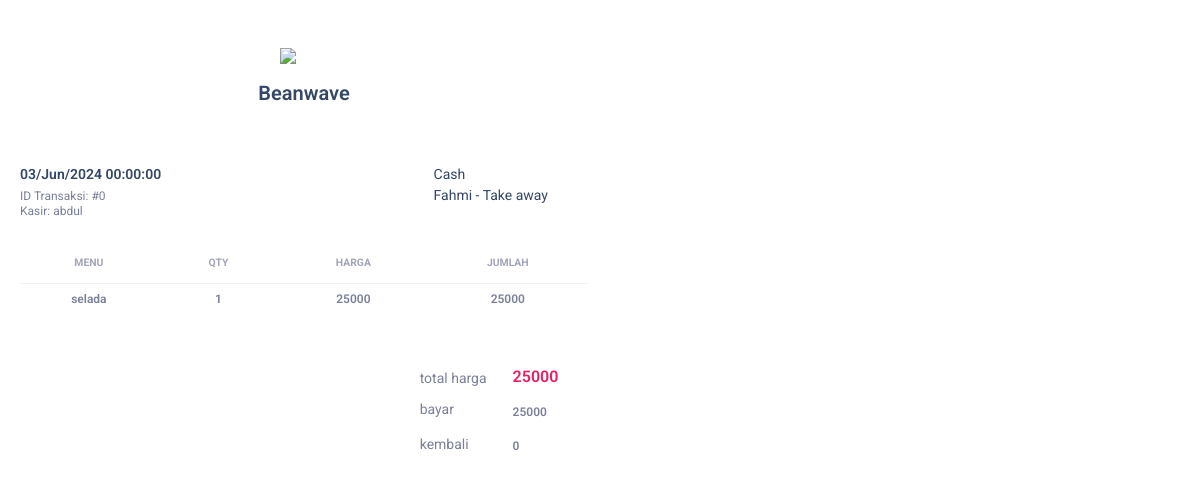
Screenshot of /owner/detail_bill.php?id=0 (signed in) with the database file from the repository.
### tables this page shows
CREATE TABLE `order_header` (
  `waktu` date NOT NULL,
  `id_order_header` int(11) NOT NULL,
  `id_metode_pembayaran` varchar(30) NOT NULL,
  `kasir` int(11) NOT NULL,
  `total_harga` int(11) NOT NULL,
  `bayar` int(11) NOT NULL,
  `nama_customer` varchar(30) NOT NULL,
  `jenis_order` varchar(30) NOT NULL
);

CREATE TABLE `user` (
  `username` varchar(30) NOT NULL,
  `nama_user` varchar(30) NOT NULL,
  `password` varchar(30) NOT NULL,
  `id_role` int(1) NOT NULL
);

CREATE TABLE `metode_pembayaran` (
  `id_metode_pembayaran` int(3) NOT NULL,
  `nama_metode_pembayaran` varchar(20) NOT NULL,
  `keterangan_metode_pembayaran` varchar(50) NOT NULL
);

CREATE TABLE `order_detail` (
  `id_order_header` varchar(20) NOT NULL,
  `id_menu` varchar(15) NOT NULL,
  `qty` tinyint(1) NOT NULL
);

CREATE TABLE `menu` (
  `id_menu` int(3) NOT NULL,
  `nama_menu` varchar(30) NOT NULL,
  `kategori` varchar(30) NOT NULL,
  `harga` int(5) NOT NULL,
  `status_menu` varchar(20) NOT NULL,
  `foto` varchar(30) NOT NULL
);

### koneksi.php (called while the page is built, shortened)
<?php
    $base_url = "http://localhost/mimifarm/";
?>

### owner/detail_bill.php (the view, shortened to what this page needs)
<?php
include("../koneksi.php");
include('header.php');
$getId = $_GET['id'];
$queryHeader = "SELECT order_header.*, metode_pembayaran.*, user.*
FROM order_header
LEFT JOIN metode_pembayaran ON metode_pembayaran.id_metode_pembayaran = order_header.id_metode_pembayaran
LEFT JOIN user ON order_header.kasir = user.username
WHERE id_order_header = '$getId'";
$resultHeader = mysqli_query($conn, $queryHeader);
?>
<?php
$orderHeader = mysqli_fetch_assoc($resultHeader);
$queryDetail = "SELECT order_detail.*, menu.*
FROM order_detail
LEFT JOIN menu ON menu.id_menu = order_detail.id_menu
WHERE id_order_header = '$getId'";
$resultDetail = mysqli_query($conn, $queryDetail);
$orders = array();
while ($row = mysqli_fetch_array($resultDetail)) {
    $orders[] = $row;
}
?>
<body>
    <main class="main-content position-relative max-height-vh-100 h-100 border-radius-lg p-2">
        <div class="container-fluid py-4">
            <div class="row">
                <div class="col-6">
                    <div class="text-center mb-5">
                        <div class="avatar">
                            <img src="<?= $base_url; ?>assets/img/logo_black.png">
                        </div>
                        <h5 class="mb-0">Beanwave</h5>
                    </div>
                    <ul class="list-group">
                        <li class="list-group-item border-0 d-flex justify-content-between ps-0 mb-2 border-radius-lg">
                            <div class="d-flex flex-column">
                                <h6 class="mb-1 text-dark font-weight-bold text-sm"><?= date("d/M/Y H:i:s", strtotime($orderHeader['waktu'])) ?></h6>
                                <span class="text-xs">ID Transaksi: #<?= $orderHeader['id_order_header'] ?></span>
                                <span class="text-xs">Kasir: <?= $orderHeader['nama_user'] ?></span>
                            </div>
                            <div class="d-flex flex-column text-sm me-4">
                                <span class="text-dark text-sm mb-0 px-0"><?= $orderHeader['nama_metode_pembayaran'] ?></span>
                                <span class="text-dark text-sm mb-0 px-0"><?= $orderHeader['nama_customer'] ?> - <?= $orderHeader['jenis_order'] ?></span>
                            </div>
                        </li>
                    </ul>
                    <div class="p-0 mt-2">
                        <table class="table align-items-center mb-0">
                            <thead>
                                <tr>
                                    <th class="text-center text-uppercase text-secondary text-xxs font-weight-bolder opacity-7">Menu</th>
                                    <th class="text-center text-uppercase text-secondary text-xxs font-weight-bolder opacity-7">Qty</th>
                                    <th class="text-center text-uppercase text-secondary text-xxs font-weight-bolder opacity-7">Harga</th>
                                    <th class="text-center text-uppercase text-secondary text-xxs font-weight-bolder opacity-7">Jumlah</th>
                                </tr>
                            </thead>
                            <tbody>
                                <?php
                                foreach ($orders as $order) {
                                ?>
                                    <tr>
                                        <td class="align-middle text-center text-sm">
                                            <p class="text-xs font-weight-bold mb-0"><?= $order['nama_menu'] ?></p>
                                        </td>
                                        <td class="align-middle text-center text-sm">
                                            <p class="text-xs font-weight-bold mb-0"><?= $order['qty'] ?></p>
                                        </td>
                                        <td class="align-middle text-center text-sm">
                                            <p class="text-xs font-weight-bold mb-0"><?= $order['harga'] ?></p>
                                        </td>
                                        <td class="align-middle text-center text-sm">
                                            <p class="text-xs font-weight-bold mb-0"><?= $order['qty'] * $order['harga'] ?></p>
                                        </td>
                                    </tr>
                                <?php
                                }
                                ?>
                            </tbody>
                        </table>
                    </div>
                    <div class="row d-flex justify-content-end my-5">
                        <div class="col-md-4">
                            <table>
                                <tr>
                                    <td>
                                        <label class="form-label mb-1">total harga</label>
                                    </td>
                                    <td class="align-end">
                                        <h6 class="text-primary mb-1 ms-4"><?= $orderHeader['total_harga']; ?></h6>
                                    </td>
                                </tr>
                                <tr>
                                    <td>
                                        <label class="form-label">bayar</label>
                                    </td>
                                    <td>
                                        <p class="text-xs font-weight-bold mb-0 ms-4"><?= $orderHeader['bayar']; ?></p>
                                    </td>
                                </tr>
                                <tr>
                                    <td>
                                        <label class=" form-label">kembali</label>
                                    </td>
                                    <td>
                                        <p class="text-xs font-weight-bold mb-0 ms-4"><?= $orderHeader['bayar'] - $orderHeader['total_harga']; ?></p>
                                    </td>
                                </tr>
                            </table>
                        </div>
                    </div>
                </div>
            </div>
        </div>
    </main>
</body>

### rows the page displays
order_header: waktu "03/Jun/2024 00:00:00", id_order_header "0", nama_customer "Fahmi", jenis_order "Take away", total_harga "25000", bayar "25000", $orderHeader['bayar'] - $orderHeader['total_harga'] "0"
user: nama_user "abdul"
metode_pembayaran: nama_metode_pembayaran "Cash"
order_detail: id_menu.nama_menu "selada", qty "1", id_menu.harga "25000", $order['qty']*$order['harga'] "25000"
